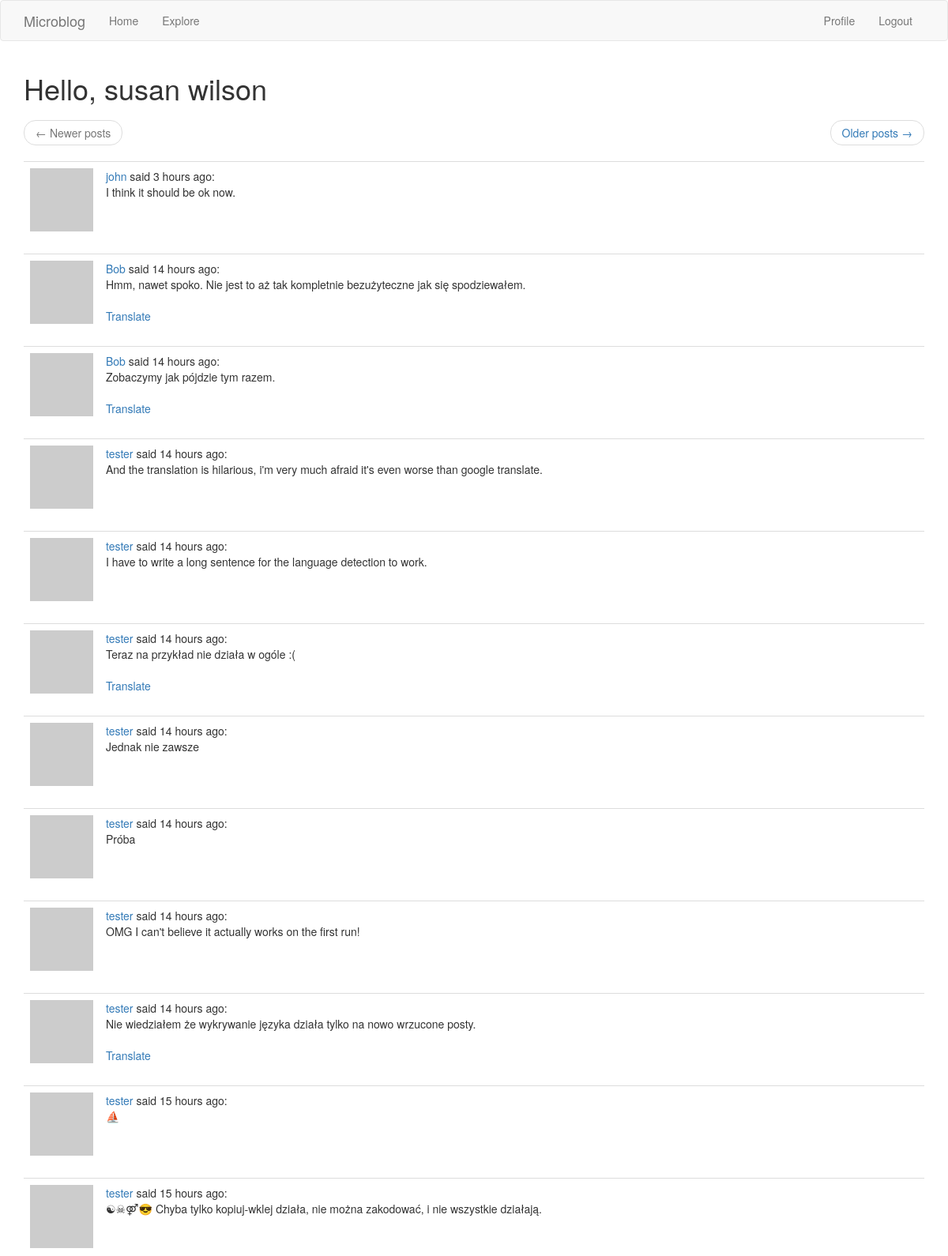
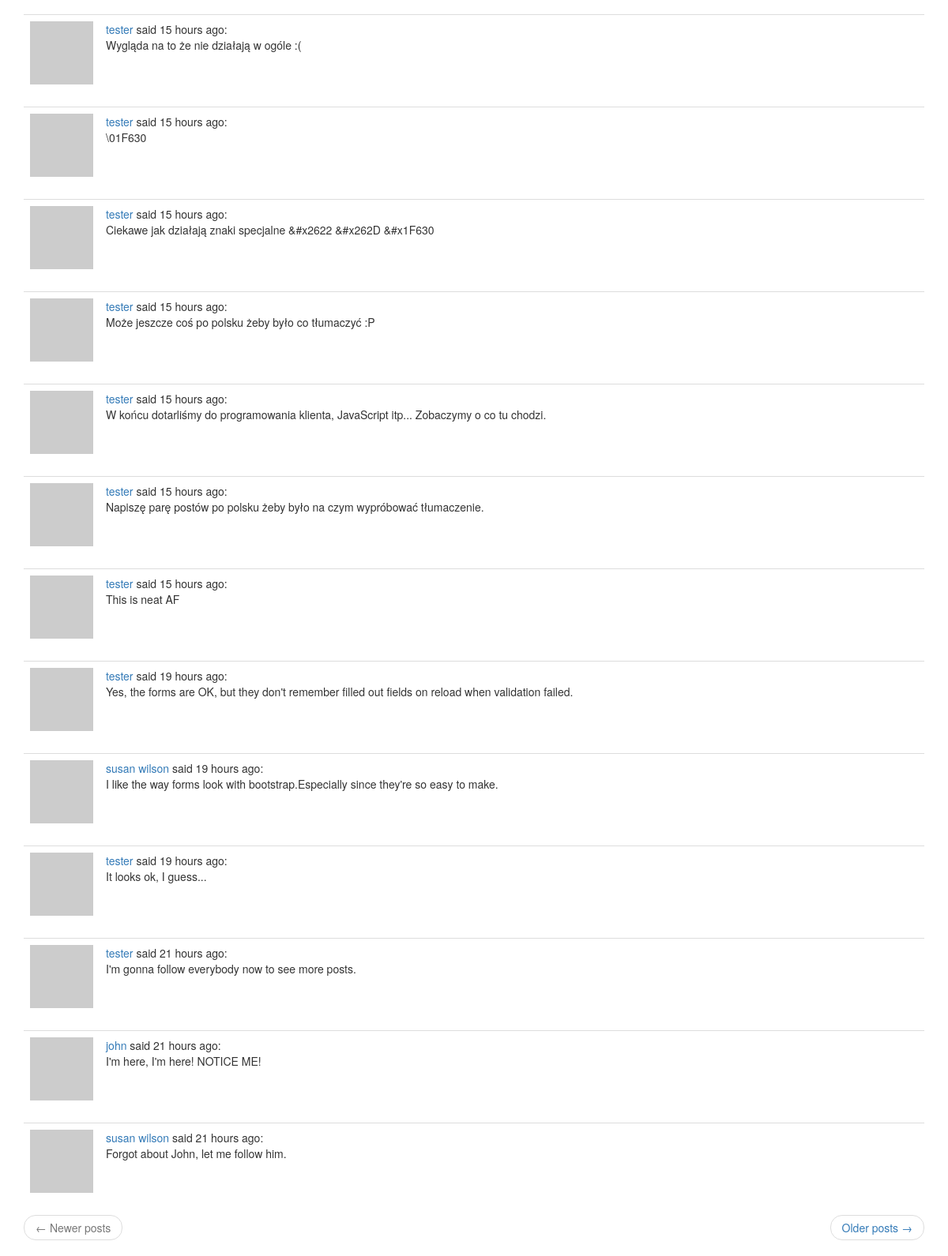
Page /explore (signed in) on the earlier database version (2 pictures, top to bottom).
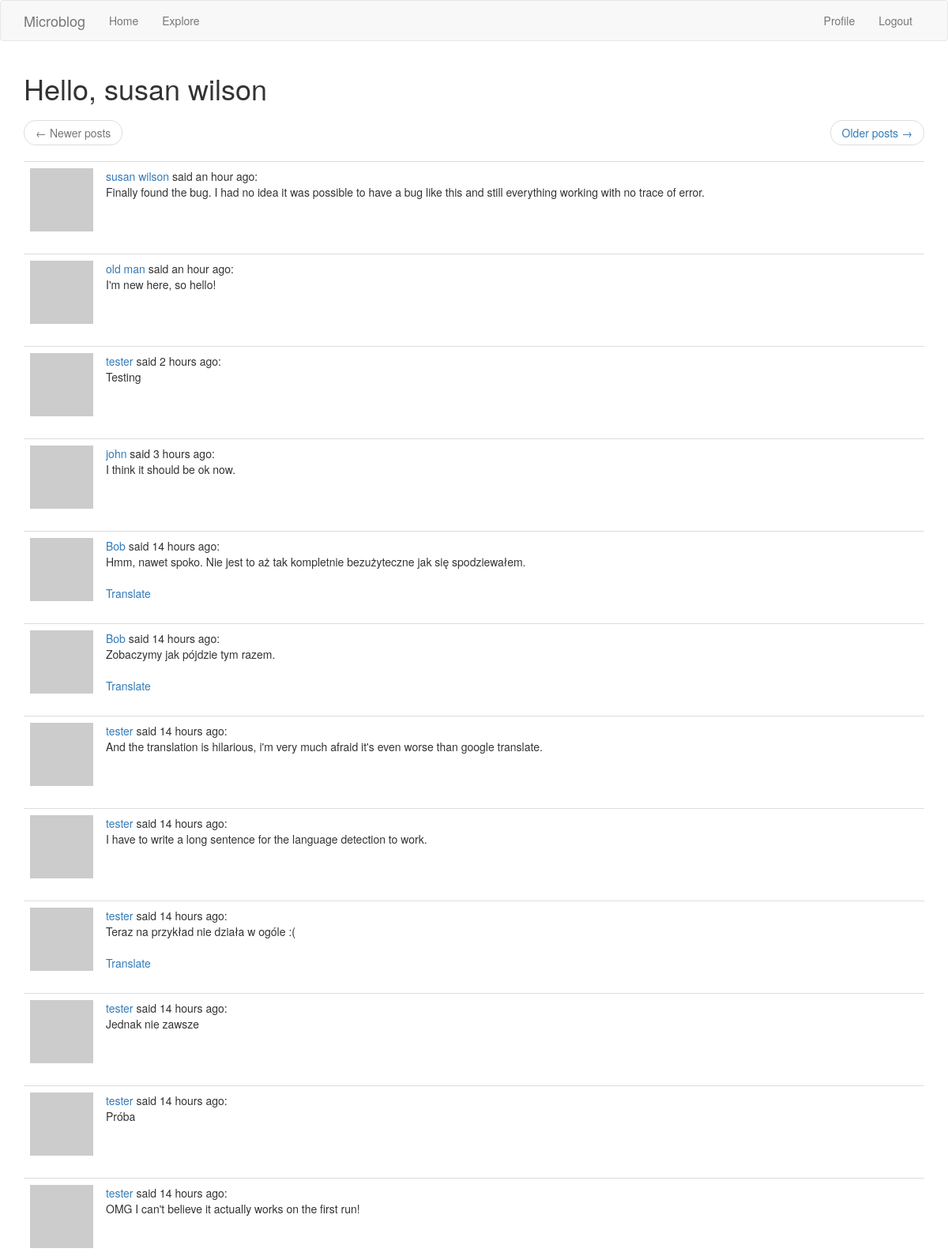
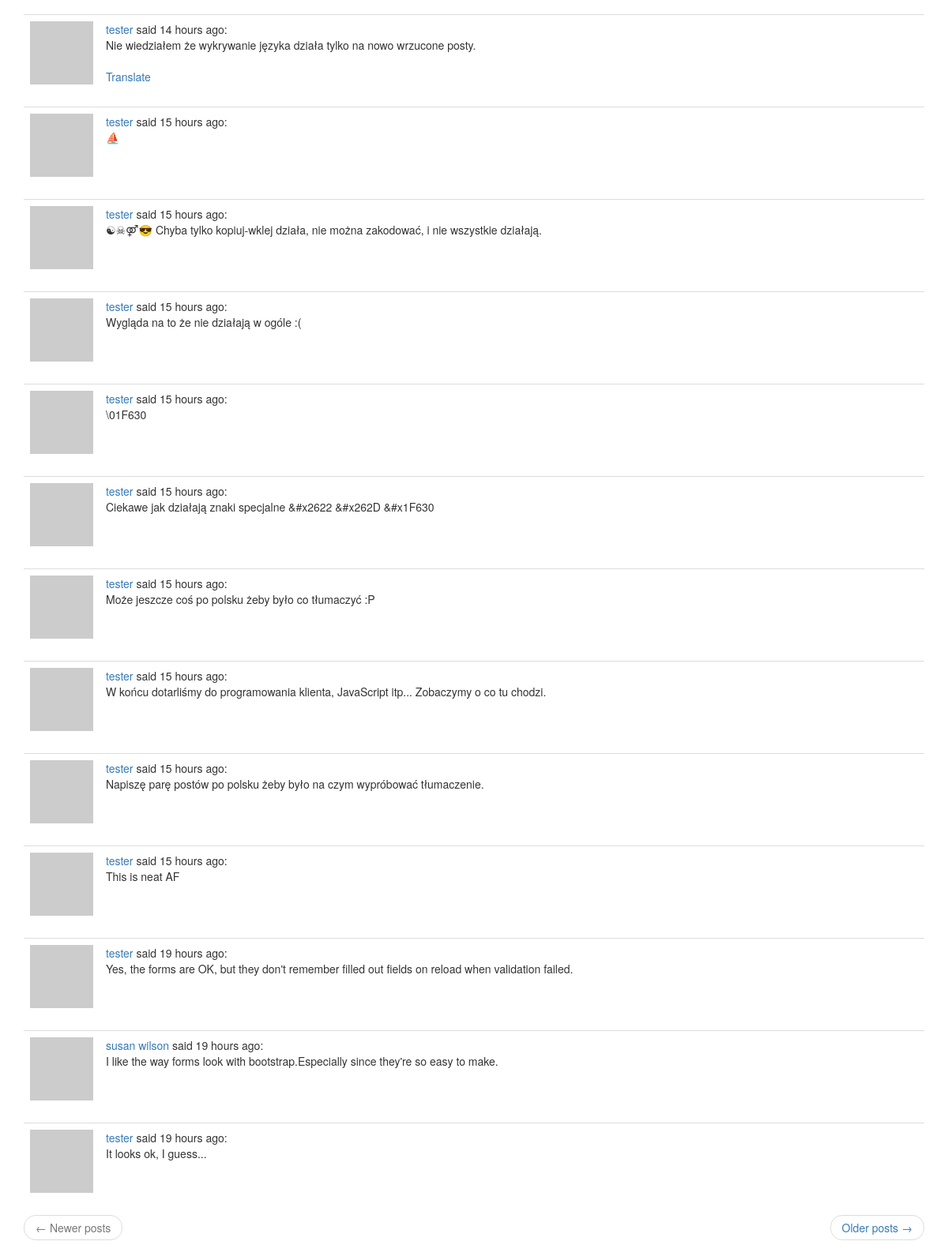
Same page on the later database version (2 pictures, top to bottom).
### app/models.py (models this page shows, shortened)
class User(UserMixin, db.Model):
    id = db.Column(db.Integer, primary_key=True)
    username = db.Column(db.String(64), index=True, unique=True)
    email = db.Column(db.String(120), index=True, unique=True)
    password_hash = db.Column(db.String(128))
    about_me = db.Column(db.String(140))
    last_seen = db.Column(db.DateTime, default=datetime.utcnow)
    posts = db.relationship('Post', backref='author', lazy='dynamic')
    followed = db.relationship(
        'User', secondary=followers,
        primaryjoin=(followers.c.follower_id == id),
        secondaryjoin=(followers.c.followed_id == id),
        backref=db.backref('followers', lazy='dynamic'), lazy='dynamic')
    def avatar(self, size):
        digest = md5(self.email.lower().encode('utf-8')).hexdigest()
        return 'https://www.gravatar.com/avatar/{}?d=retro&s={}'.format(
            digest, size)

class Post(db.Model):
    id = db.Column(db.Integer, primary_key=True)
    body = db.Column(db.String(140))
    timestamp = db.Column(db.DateTime, index=True, default=datetime.utcnow)
    user_id = db.Column(db.Integer, db.ForeignKey('user.id'))
    language = db.Column(db.String(5))

### app/main/routes.py (the view)
@bp.route('/explore')
@login_required
def explore():
    page = request.args.get('page', 1, type=int)
    posts = Post.query.order_by(Post.timestamp.desc()).paginate(
        page, current_app.config['POSTS_PER_PAGE'], False)
    next_url = url_for('main.explore', page=posts.next_num) \
        if posts.has_next else None
    prev_url = url_for('main.explore', page=posts.prev_num) \
        if posts.has_prev else None
    return render_template('index.html', title=_('Explore'), posts=posts.items,
                           next_url=next_url, prev_url=prev_url)

### app/main/routes.py (called while the page is built)
@bp.before_app_request
def before_request():
    if current_user.is_authenticated:
        current_user.last_seen = datetime.utcnow()
        db.session.commit()
    g.locale = str(get_locale())

### app/models.py (called while the page is built)
@login.user_loader
def load_user(id):
    return User.query.get(int(id))

### app/main/templates/index.html (shortened to what this page needs)
{% extends "base.html" %}
{% import 'bootstrap/wtf.html' as wtf %}
{% block app_content %}
  <h1>{{ _('Hello,') }} {{ current_user.username }}</h1>
  {% if posts %}
    {% include '_page_nav.html' %}
    {% for post in posts %}
      {% include '_post.html' %}
    {% endfor %}
    {% include '_page_nav.html' %}
  {% else %}
    <p class="text-muted">{{ _('No posts') }}</p>
  {% endif %}
{% endblock %}

### app/main/templates/base.html (shortened to what this page needs)
{% extends 'bootstrap/base.html' %}
{% block navbar %}
  <nav class="navbar navbar-default">
    <div class="container">
      <div class="navbar-header">
        <a class="navbar-brand" href="{{ url_for('main.index') }}">Microblog</a>
      </div>
      <div class="collapse navbar-collapse" id="bs-example-navbar-collapse-1">
        <ul class="nav navbar-nav">
          <li><a href="{{ url_for('main.index') }}">{{ _('Home') }}</a></li>
          <li><a href="{{ url_for('main.explore') }}">{{ _('Explore') }}</a></li>
        </ul>
        <ul class="nav navbar-nav navbar-right">
          {% if current_user.is_anonymous %}
            <li><a href="{{ url_for('auth.login') }}">{{ _('Login') }}</a></li>
          {% else %}
            <li><a href="{{ url_for('main.user', username=current_user.username) }}">{{ _('Profile') }}</a></li>
            <li><a href="{{ url_for('auth.logout') }}">{{ _('Logout') }}</a></li>
          {% endif %}
        </ul>
      </div>
    </div>
  </nav>
{% endblock %}
{% block content %}
  <div class="container">
    {% block app_content %}{% endblock %}
  </div>
{% endblock %}

### app/main/templates/_page_nav.html
<nav aria-label="...">
  <ul class="pager">
    <li class="previous{% if not prev_url %} disabled{% endif %}">
      <a href="{{ prev_url or '#' }}">
        <span aria-hidden="true">&larr;</span> {{ _('Newer posts') }}
      </a>
    </li>
    <li class="next{% if not next_url %} disabled{% endif %}">
      <a href="{{ next_url or '#' }}">
        {{ _('Older posts') }} <span aria-hidden="true">&rarr;</span>
      </a>
    </li>
  </ul>
</nav>

### app/main/templates/_post.html
<table class="table table-hover">
  <tr>
    <td width="40px"><img src="{{ post.author.avatar(40) }}"></td>
    <td>
      <a href="{{ url_for('main.user', username=post.author.username) }}">
        {{ post.author.username }}
      </a>
      {{ _('said') }} {{ moment(post.timestamp).fromNow() }}:
      <br>
      <span id="post{{ post.id }}">{{ post.body }}</span>
      {% if post.language and post.language != g.locale %}
        <br><br>
        <span id="translation{{ post.id }}">
          <a href="javascript:translate(
                                '#post{{ post.id }}',
                                '#translation{{ post.id }}',
                                '{{ post.language }}',
                                '{{ g.locale }}');">{{ _('Translate') }}</a>
        </span>
      {% endif %}
    </td>
  </tr>
</table>

Differences in the rows shown:
no longer on this page (row unchanged): Post: author.username "tester", timestamp "21 hours ago", body "I'm gonna follow everybody now to see more posts."
no longer on this page (row unchanged): Post: author.username "john", timestamp "21 hours ago", body "I'm here, I'm here! NOTICE ME!"
no longer on this page (row unchanged): Post: author.username "susan wilson", timestamp "21 hours ago", body "Forgot about John, let me follow him."
added Post: author.username "susan wilson", timestamp "an hour ago", body "Finally found the bug. I had no idea it was possible to have a bug like this and still everything working with no trace of error."
added Post: author.username "old man", timestamp "an hour ago", body "I'm new here, so hello!"
added Post: author.username "tester", timestamp "2 hours ago", body "Testing"
